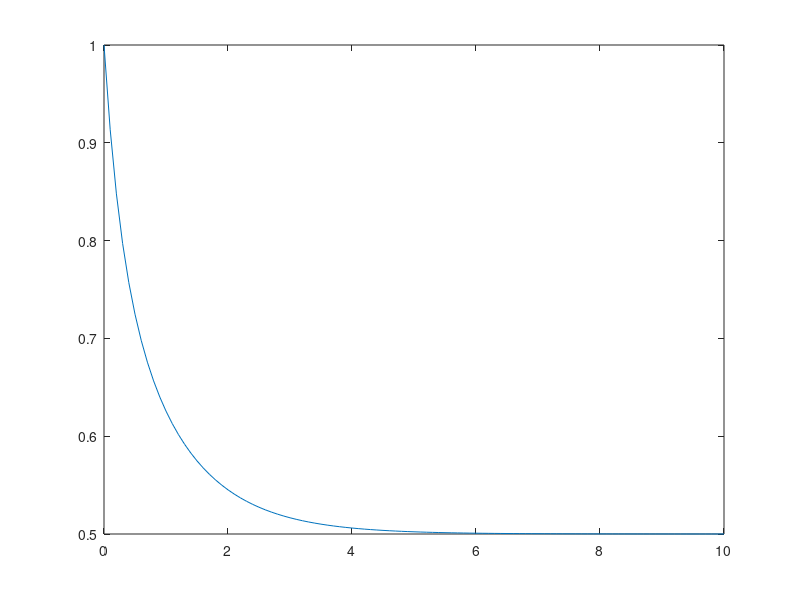

Source code (MATLAB):
clear
clc

num = [1 4 2];
den = [1 5 4 0];

[r, p, k] = residue(num, den)

t = [0:0.1:10]

wynik = 0.1667*exp(-4*t) + 0.3333*exp(-t) + 0.5;

plot(t, wynik)